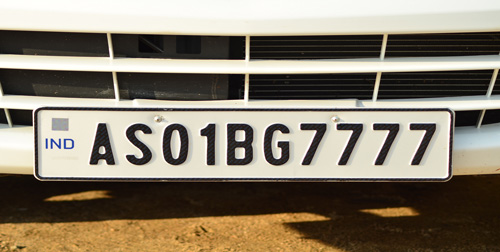
#> input picture img.jpg, 500 x 252 px
$ python process.py
#> lines starting #> are read from the running program, lines starting #| are printed output that depends on the picture; after the words box and inside, x2 and y2 are one past the last pixel; in counts of white or black regions, pixels touching at a corner belong together
import cv2


image = cv2.imread(input('Enter the full name/path of the car image: '))
#> the answer given: img.jpg
#> image is the input picture: shape (252, 500, 3); mean B, G, R 109.1, 125.2, 134.8
# Converting to grayscale
gray_image = cv2.cvtColor(image, cv2.COLOR_BGR2GRAY)
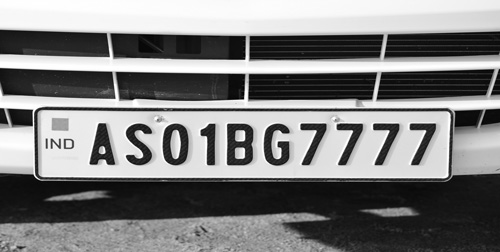
#> gray_image: shape (252, 500); min 0, max 255, mean 126.2

# Edge detection
canny_edge = cv2.Canny(gray_image, 120, 200)
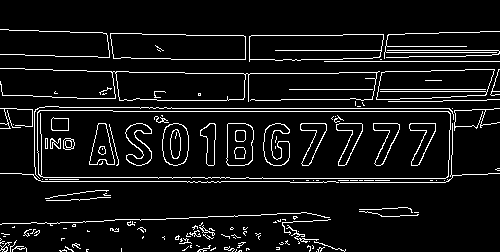
#> canny_edge: shape (252, 500); 7.5% white in thin lines or dots, all inside (x1, y1, x2, y2) = (0, 29, 500, 252)

# Finding contours
contours, new  = cv2.findContours(canny_edge.copy(), cv2.RETR_LIST, cv2.CHAIN_APPROX_SIMPLE)
#> contours = 194 contours, 144 with area under 20; largest, box (x1, y1, x2, y2) and area: (37, 110, 451, 179) 27453, (37, 110, 451, 179) 27444, (0, 68, 380, 102) 3466, (115, 71, 246, 101) 3458, (110, 33, 246, 60) 3238; new = 194 rows, first 6: [1, -1, -1, -1], [2, 0, -1, -1], [3, 1, -1, -1], [4, 2, -1, -1], [5, 3, -1, -1], [6, 4, -1, -1]
contours=sorted(contours, key = cv2.contourArea, reverse = True)[:30]
#> contours = 30 contours; largest, box (x1, y1, x2, y2) and area: (37, 110, 451, 179) 27453, (37, 110, 451, 179) 27444, (0, 68, 380, 102) 3466, (115, 71, 246, 101) 3458, (110, 33, 246, 60) 3238

#for debugging contours
# imgcpy = image.copy()
# cv2.drawContours(imgcpy, contours, -1, (0,255,0), 1)
# cv2.imshow('contours', imgcpy)

contour_with_license_plate = None
license_plate = None
x = None
y = None
w = None
h = None

# Extraction of the plate only
for contour in contours:
        # Find Perimeter of contour and it should be a closed contour
        perimeter = cv2.arcLength(contour, True)
        approx = cv2.approxPolyDP(contour, 0.01 * perimeter, True)
        if len(approx) == 4: #see whether it is a Rect
            contour_with_license_plate = approx
            x, y, w, h = cv2.boundingRect(contour)
            if w/h < 1: continue #as the aspect ratio of the number plate will be wider
            license_plate = gray_image[y + 2:y + h - 2, x + 2:x + w - 2]
            break
#> this loop made 1 pass
#> (perimeter, contour_with_license_plate, x, y, w, h) on pass 1: (962.1, [[37, 112], [43, 177], [448, 176], [448, 111]], 37, 110, 414, 69)
#> pass 1, `license_plate = gray_image[y + 2:y + h - 2, x + 2:x + w - 2]`:
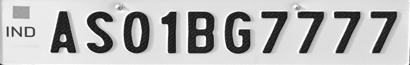
#> license_plate: shape (65, 410); min 12, max 255, mean 183.3

# Noise removal
license_plate = cv2.bilateralFilter(license_plate, 11, 17, 17)
(thresh, license_plate) = cv2.threshold(license_plate, 120, 180, cv2.THRESH_BINARY)
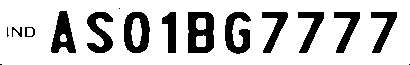
#> license_plate: shape (65, 410); values 0 (black) and 180 (white), 79.2% white; 16 black regions (4 under 20 px), largest, box (x1, y1, x2, y2) and area: (188, 12, 214, 53) 811, (124, 12, 150, 53) 667, (225, 12, 251, 54) 631

shape = license_plate.shape #dimensions of the license plate
#> shape = (65, 410)

# Display
cv2.imshow("License Plate Detection", cv2.resize(license_plate, (100*shape[1]//shape[0], 100)))
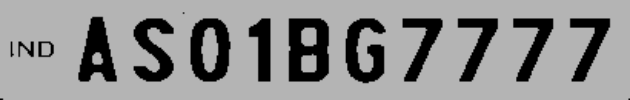
#> window 'License Plate Detection': shape (100, 630); min 0, max 180, mean 142.5
cv2.waitKey(0)

shape = (50*shape[1]//shape[0], 50)
#> shape = (315, 50)
license_plate = cv2.resize(license_plate, shape)
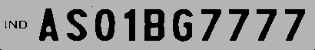
#> license_plate: shape (50, 315); min 0, max 180, mean 142.2
shape = shape[::-1] #swapping
#> shape = (50, 315)
# print("shapes equal? ", shape == license_plate.shape, shape)

$ run again, on bmw.jpg
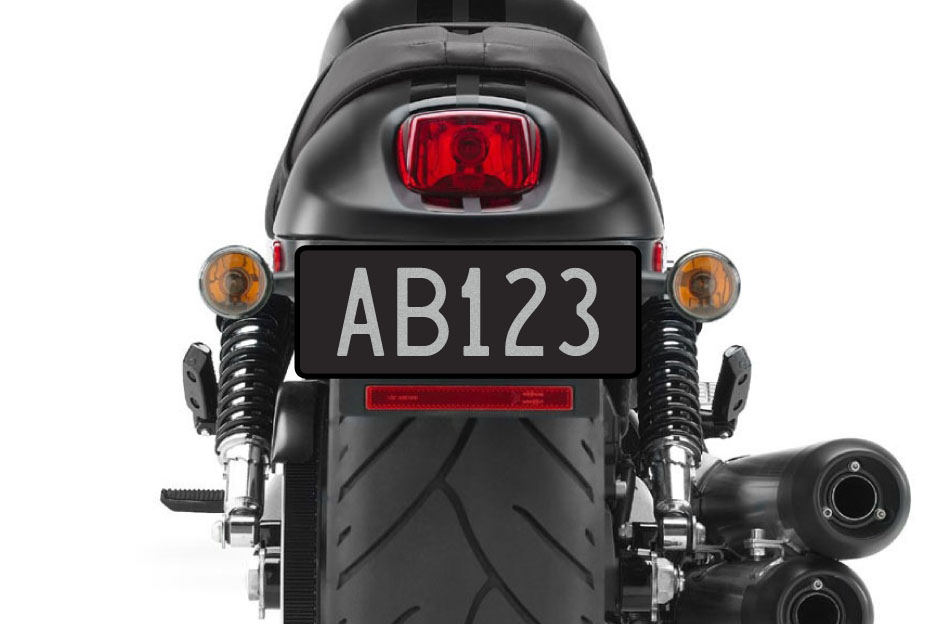
#> input picture bmw.jpg, 936 x 624 px
#> image is the input picture: shape (624, 936, 3); mean B, G, R 157.8, 157.6, 161.4
#> `canny_edge = cv2.Canny(gray_image, 120, 200)`:
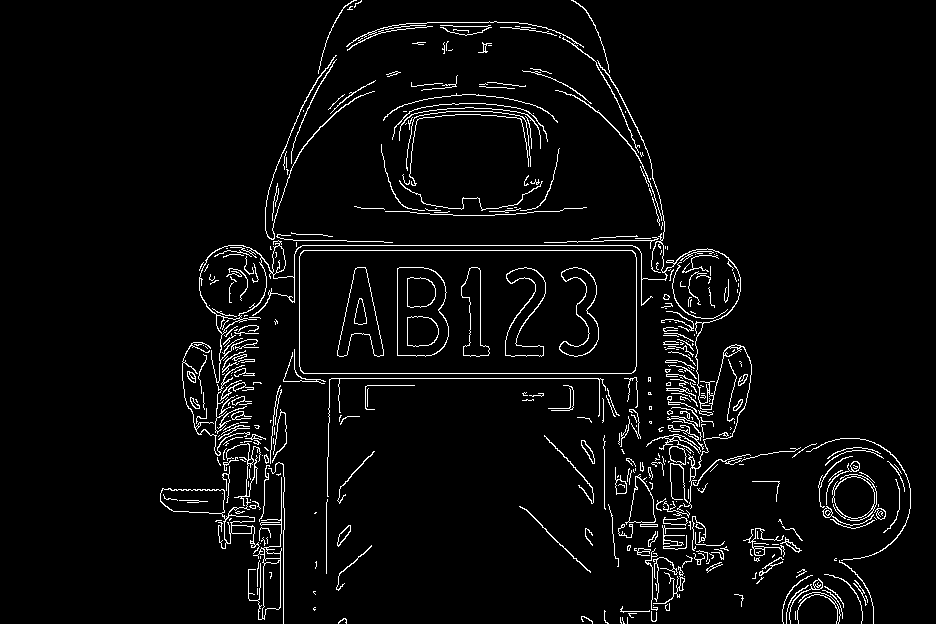
#> canny_edge: shape (624, 936); 4% white in thin lines or dots, all inside (x1, y1, x2, y2) = (160, 0, 911, 624)
#> `contours, new  = cv2.findContours(canny_edge.copy(), cv2.RETR_LIST, cv..`: contours = 561 contours, 435 with area under 20; largest, box (x1, y1, x2, y2) and area: (299, 250, 637, 374) 41407, (299, 250, 637, 374) 41394, (199, 60, 752, 509) 4943, (397, 267, 449, 357) 4034, (397, 267, 449, 357) 4000; new = 561 rows, first 6: [1, -1, -1, -1], [2, 0, -1, -1], [3, 1, -1, -1], [4, 2, -1, -1], [5, 3, -1, -1], [6, 4, -1, -1]
#> `contours=sorted(contours, key = cv2.contourArea, reverse = True)[:30]`: contours = 30 contours; largest, box (x1, y1, x2, y2) and area: (299, 250, 637, 374) 41407, (299, 250, 637, 374) 41394, (199, 60, 752, 509) 4943, (397, 267, 449, 357) 4034, (397, 267, 449, 357) 4000
#> the loop `for contour in contours:` made 1 pass
#> (perimeter, contour_with_license_plate, x, y, w, h) on pass 1: (910.6, [[300, 253], [303, 373], [635, 370], [632, 250]], 299, 250, 338, 124)
#> `license_plate = cv2.resize(license_plate, shape)`:
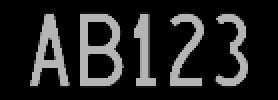
#> license_plate: shape (50, 139) (shown 2 times larger); min 0, max 180, mean 36.8
